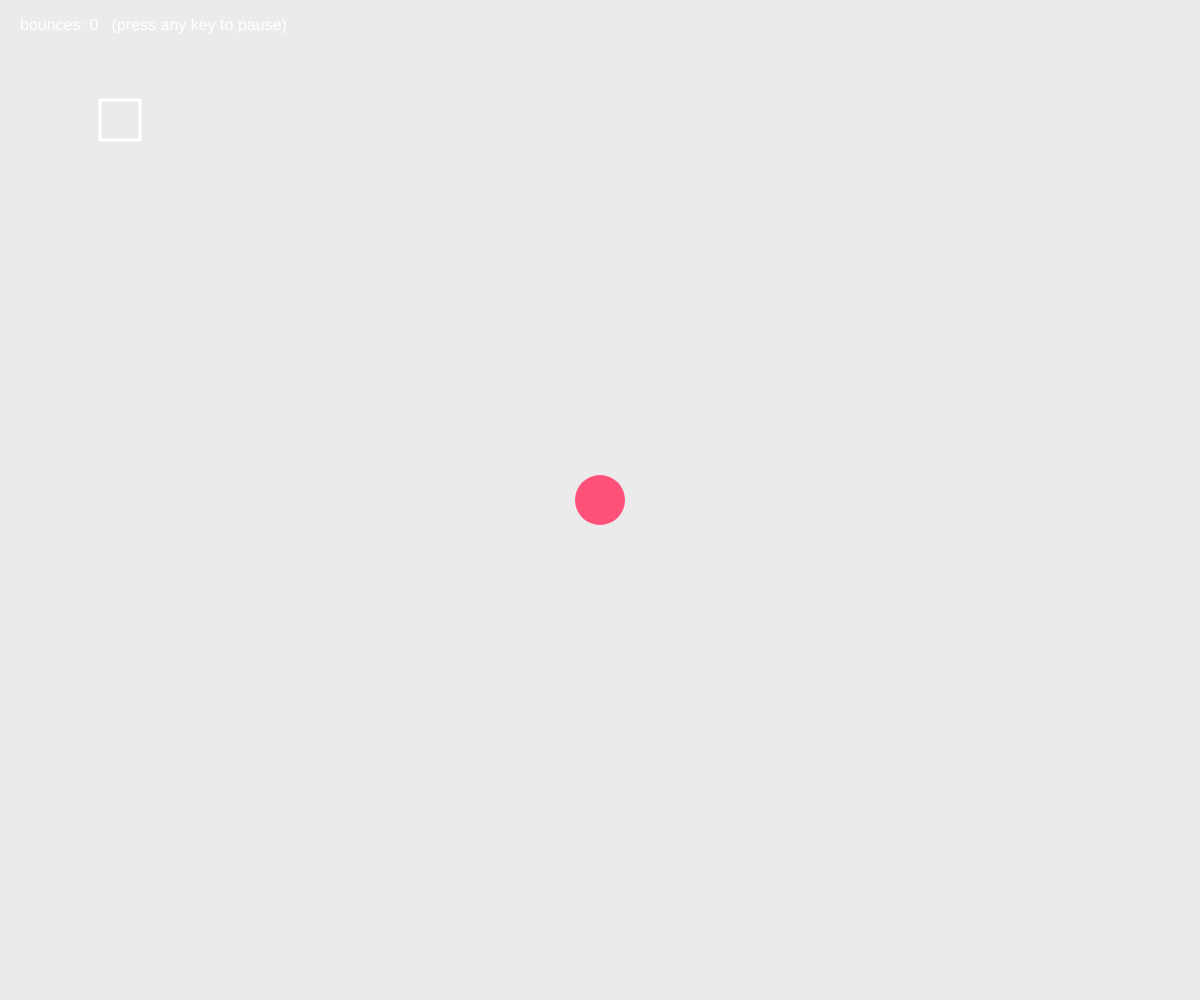
Frame 1 (no input)
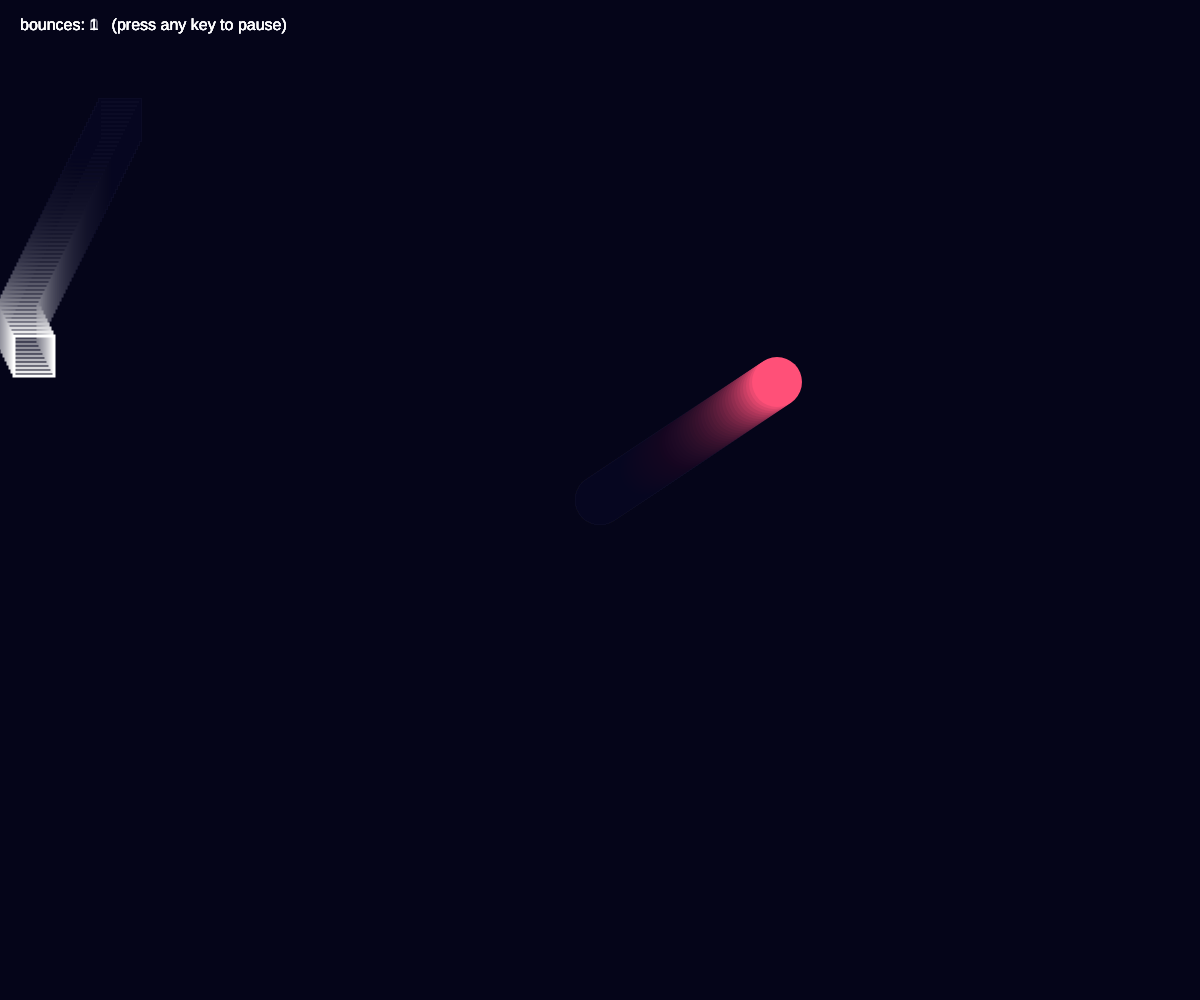
Frame 60 (no input)
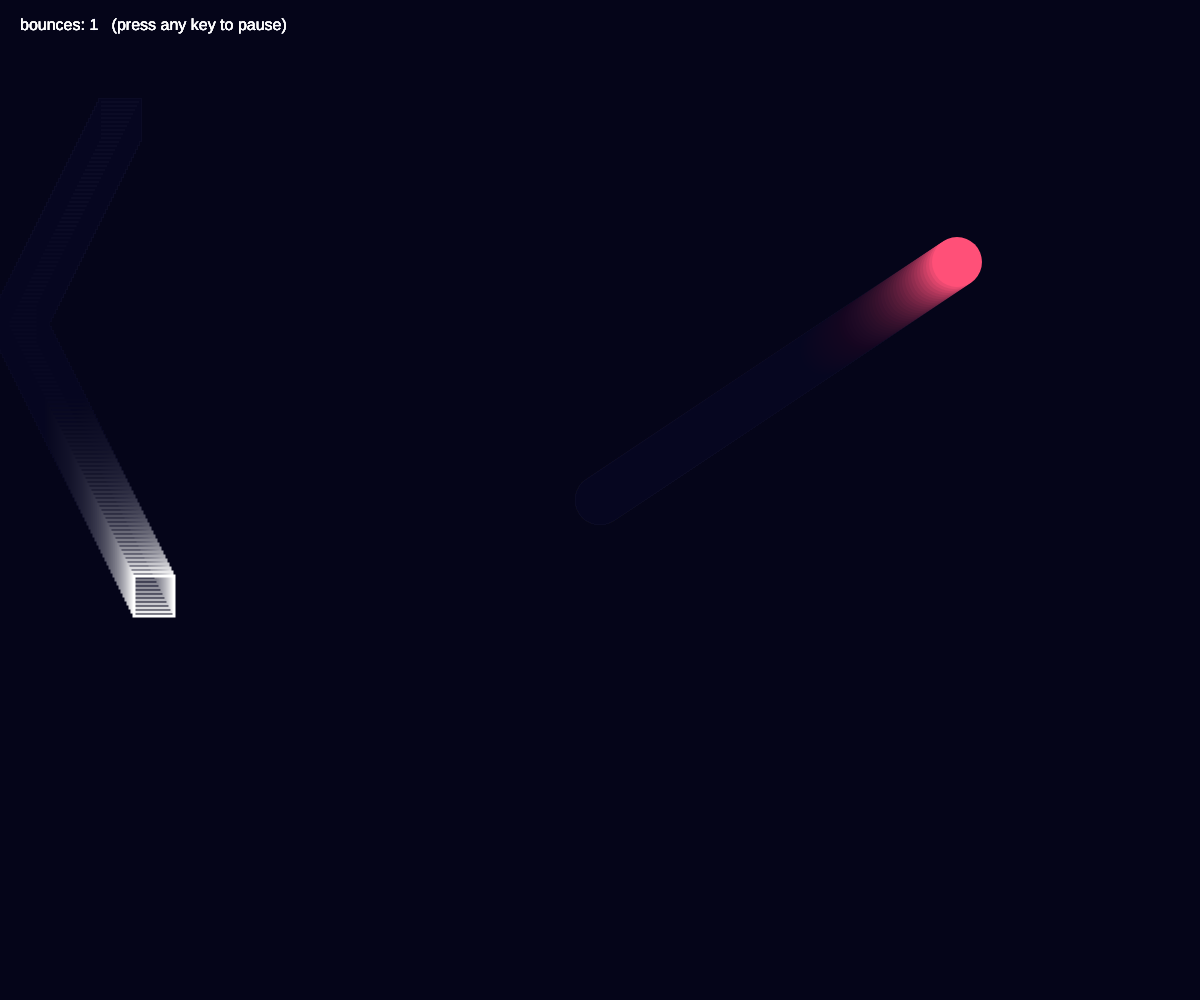
Frame 120 (the mouse pressed at the canvas centre since frame 60)

The p5.js sketch that drew these frames (run headless with seeded random() and noise() and a simulated clock; from frame 60 on, the mouse is pressed at the canvas centre):

// p5.js sketch
// ── sketch.js
// Week 2 – Bouncing Colors
// Started from the class Bouncing Ball example.
// Added: the ball changes color and size every time it hits a wall,
// a second shape (a square) bouncing at a different speed,
// and a key press to pause the animation.

// global variables for the ball
let x, y, d;
let xDir, yDir;
let r, g, b;

// global variables for the square
let sqX, sqY, sqSize;
let sqXDir, sqYDir;

// how many times anything hit a wall
let bounces;

// true = moving, false = paused
let isMoving;

function setup() {
  createCanvas(windowWidth, windowHeight);

  x = width / 2;
  y = height / 2;
  d = 50;
  xDir = 3;
  yDir = -2;

  // starting color for the ball
  r = 255;
  g = 80;
  b = 120;

  sqX = 100;
  sqY = 100;
  sqSize = 40;
  sqXDir = -2;
  sqYDir = 4;

  bounces = 0;
  isMoving = true;
}

function draw() {
  // low alpha leaves a trail
  background(10, 10, 30, 20);

  // ----- ball -----
  noStroke();
  fill(r, g, b);
  circle(x, y, d);

  // ----- square -----
  noFill();
  stroke(255);
  strokeWeight(3);
  rect(sqX, sqY, sqSize, sqSize);

  // only move if not paused
  if (isMoving == true) {
    x += xDir;
    y += yDir;
    sqX += sqXDir;
    sqY += sqYDir;
    checkWalls();
  }

  // the ball grows a little with every bounce, then resets when it gets too big
  if (d > 200) {
    d = 50;
  }

  // text changes depending on the state
  noStroke();
  fill(255);
  textSize(16);
  if (isMoving) {
    text("bounces: " + bounces + "   (press any key to pause)", 20, 30);
  } else {
    text("paused - press any key to keep going", 20, 30);
  }
}

// checks every edge and bounces the shapes back
function checkWalls() {
  // ball hits left or right wall
  // (only flip if it's moving toward that wall, so a bigger ball doesn't get stuck)
  if ((x > width - d / 2 && xDir > 0) || (x < d / 2 && xDir < 0)) {
    xDir = -xDir;
    newBallColor();
  }
  // ball hits top or bottom wall
  if ((y > height - d / 2 && yDir > 0) || (y < d / 2 && yDir < 0)) {
    yDir = -yDir;
    newBallColor();
  }

  // square hits a wall (its pivot is the top-left corner)
  if (sqX > width - sqSize || sqX < 0) {
    sqXDir *= -1;
    bounces++;
  }
  if (sqY > height - sqSize || sqY < 0) {
    sqYDir *= -1;
    bounces++;
  }
}

// gives the ball a new random color and makes it a bit bigger
function newBallColor() {
  r = random(100, 255);
  g = random(0, 255);
  b = random(100, 255);
  d += 5;
  bounces++;
}

function keyPressed() {
  // flip true/false
  isMoving = !isMoving;
}

function windowResized() {
  resizeCanvas(windowWidth, windowHeight);
}
